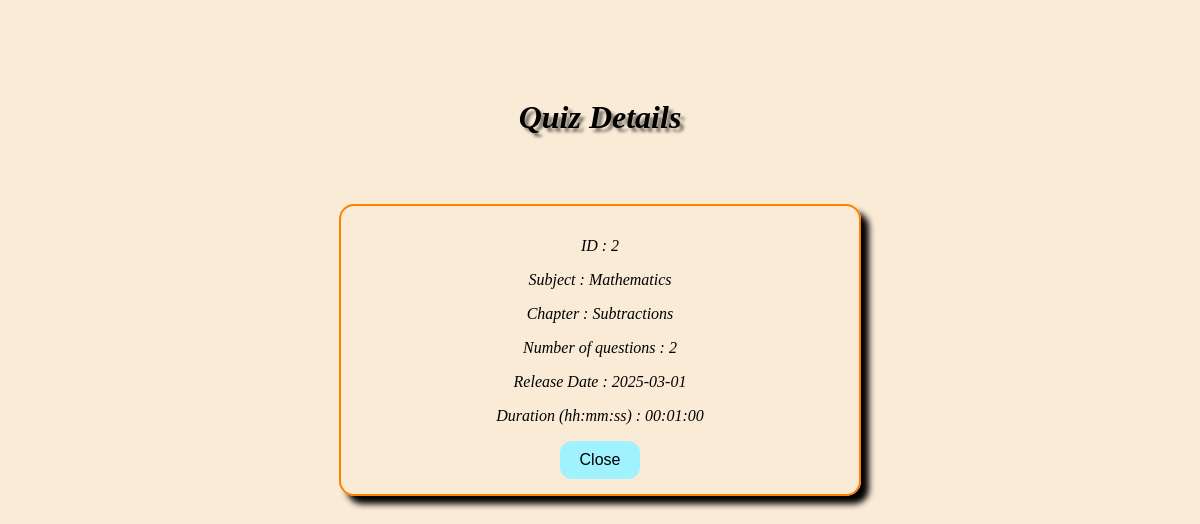
The page /quiz/view/2/1 on the database its author committed.
### models.py (models this page shows)
class quiz(db.Model):
    __tablename__ = "quiz"
    id = db.Column(db.Integer , primary_key = True)
    name = db.Column(db.String , unique = True)
    chapter_id = db.Column( db.ForeignKey("chapter.id" , ondelete = "CASCADE" ) , nullable = False)
    doq = db.Column(db.Date , nullable = False)
    time = db.Column(db.Time , nullable = False) #(hh:mm)
    remarks = db.Column(db.String , nullable = True)
    questions = db.relationship('questions' , backref = 'quiz' , cascade="all, delete-orphan")
    score = db.relationship('scores' , backref = "quiz" , cascade="all, delete-orphan")

class subject(db.Model):
    __tablename__ = "subject"
    id = db.Column(db.Integer , primary_key = True)
    name = db.Column(db.String , unique =True , nullable = False)
    description = db.Column(db.String , nullable = False)
    chapters = db.relationship("chapter" , backref="subject" ,cascade="all, delete-orphan")

class chapter(db.Model):
    __tablename__ = "chapter"
    id = db.Column(db.Integer , primary_key = True)
    subject_id = db.Column(db.ForeignKey("subject.id" , ondelete = "CASCADE") , nullable = False )
    name = db.Column(db.String , unique =True , nullable = False)
    description = db.Column(db.String , nullable = False)
    quizzes = db.relationship("quiz" , backref= "chapter" , cascade="all, delete")

### app.py (the view)
@app.route("/quiz/view/<int:quiz_id>/<int:user_id>" , methods=["GET"])
def quizview(quiz_id , user_id ):
    qui = quiz.query.get(quiz_id)                                 #quiz
    chap = chapter.query.get(qui.chapter_id)                      #chapter
    sub = subject.query.get(chap.subject_id)                      #subject
    quests = questions.query.all()                                #question
    return render_template("viewquiz.html" , qui = qui , chap = chap , sub = sub , quests = quests , user_id = user_id)

### templates/viewquiz.html (shortened to what this page needs)
<!DOCTYPE html>
<html lang="en">
  <head>
    <link rel="stylesheet" href="/static/adminstyle.css" />
  </head>
  <body>
    <div class="welcome" style="padding-top: 5%">
      <h1>Quiz Details</h1>
    </div>
    <div style="align-content: center; padding-top: 4%">
      <div class="subject-card" style="margin: auto; text-align: center">
        <p>ID : {{qui.id}}</p>
        <p>Subject : {{sub.name}}</p>
        <p>Chapter : {{chap.name}}</p>
        <p>
          Number of questions : {% set question_count = [] %}
          {{question_count|length}}
        </p>
        <p>Release Date : {{qui.doq}}</p>
        <p>Duration (hh:mm:ss) : {{qui.time}}</p>
        <a href="/user/dashboard/{{user_id}}"
          ><button class="buttoncurve">Close</button></a
        >
      </div>
    </div>
  </body>
</html>

### static/adminstyle.css (style rules this page uses)
body { font-style: italic; margin: 20px; background-color: antiquewhite; }
.subject-card { box-shadow: 8px 8px 6px; border: 2px solid rgb(255, 128, 0); border-radius: 15px; padding: 15px; width: 45%; background-color: #f9f9f900; box-sizing: border-box; }
.welcome { text-align: center; text-shadow: 4px 4px 3px rgba(8, 8, 8, 0.5); }
.buttoncurve { border-radius: 12px; padding: 10px 20px; background: #a1f2ff; color: rgb(0, 0, 0); border: none; cursor: pointer; font-size: 16px; }

### rows shown on the page
quiz: id "2", doq "2025-03-01", time "00:01:00"
subject: name "Mathematics"
chapter: name "Subtractions"

### other values the page prints
{{ question_count|length }} "2"
